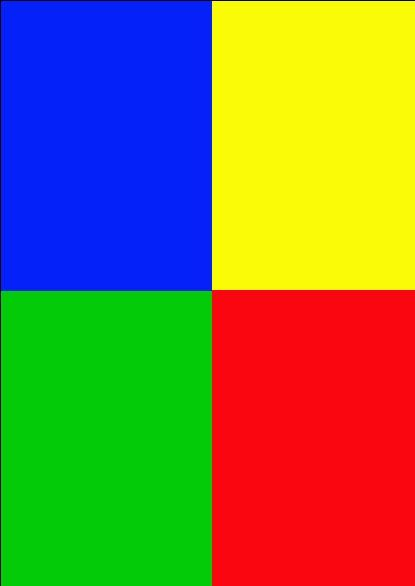
#> input picture RGBY.jpg, 415 x 586 px
$ jupyter execute --allow-errors canny.ipynb   (shell and % lines are left out)
#> lines starting #> are read from the running program, lines starting #| are printed output that depends on the picture
[cell 1]
"""
opencv tutorial
#to install open cv print: pip install opencv-python
"""
import cv2
import numpy as np
import matplotlib.pyplot as plt
img = cv2.imread('RGBY.jpg',1) #Color is BGR not RGB, 1 means read it in color
#> img is the input picture: shape (586, 415, 3); mean B, G, R 70.6, 122.3, 124.1
plt.imshow(img)

[cell 2]
resized = cv2.resize(img , None , fx =1.5 , fy =1 , interpolation = cv2.INTER_CUBIC)
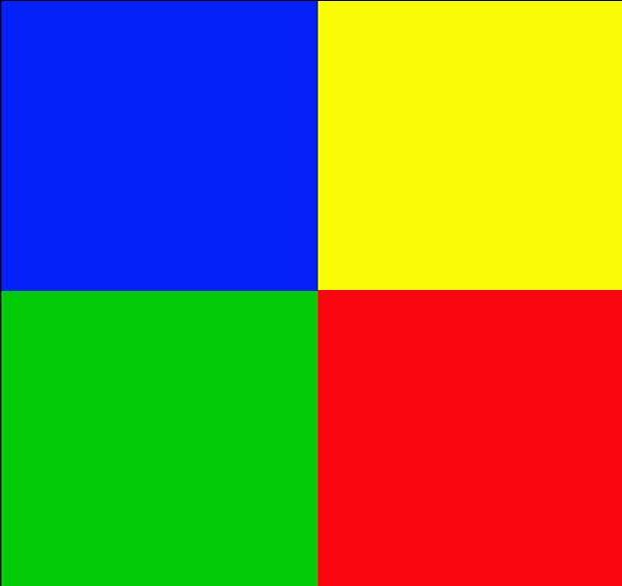
#> resized: shape (586, 622, 3); mean B, G, R 70.7, 122.3, 124
#interpolation fill the zero element add when streching the image

cv2.imshow("Original picture",img)
cv2.imshow("Resized picture" , resized)
cv2.waitKey(0)
#> (the rest of this cell did not finish here and is left out)

[cell 3]
grey_img = cv2.imread('RGBY.jpg' , 0) #grey img
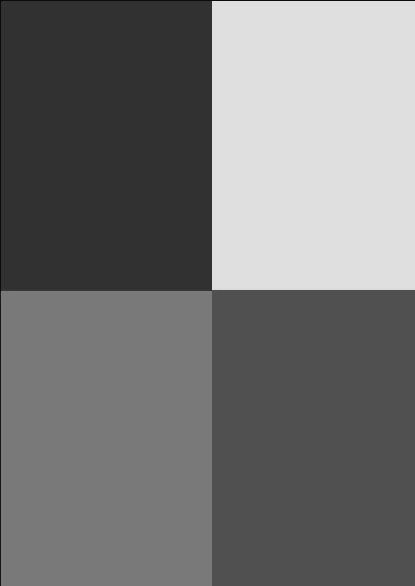
#> grey_img: shape (586, 415); min 2, max 235, mean 116.9
img = cv2.imread('RGBY.jpg' , 1) #colored img
print(img.shape) #(586, 415, 3)
#| (586, 415, 3)

print("Top left", img[0,0]) # print the pixl value of each point
#| Top left [38  3  0]
print("Top right", img[0,414])
#| Top right [ 0 20 21]
print("Bottom left", img[585,0])
#| Bottom left [ 0 55  0]
print("Bottom right", img[585,414])
#| Bottom right [ 16   6 250]
cv2.imshow("Color pic" , img)
cv2.waitKey(0)
#> (the rest of this cell did not finish here and is left out)

[cell 4]
#split channels
blue = img[:,:,0] #show how much this img is blue
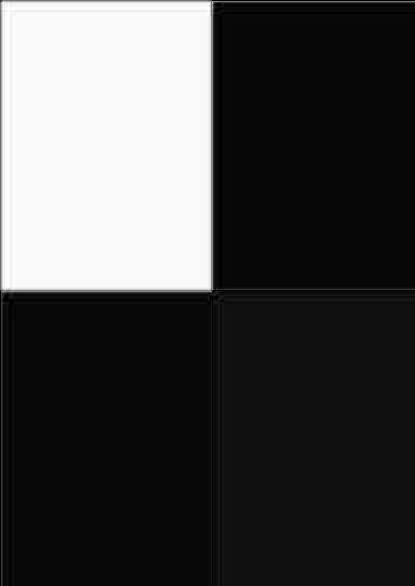
#> blue: shape (586, 415); min 0, max 255, mean 70.6
green = img[:,:,1]
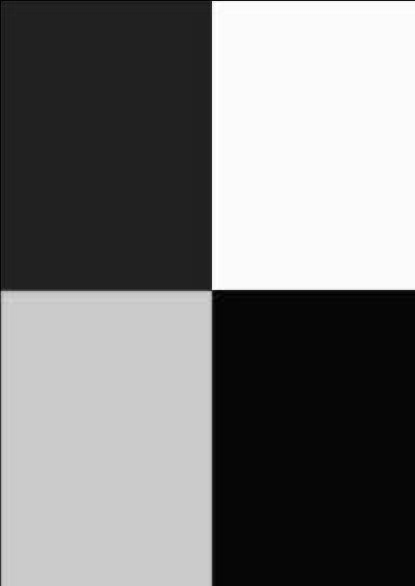
#> green: shape (586, 415); min 0, max 255, mean 122.3
red = img[:,:,2]
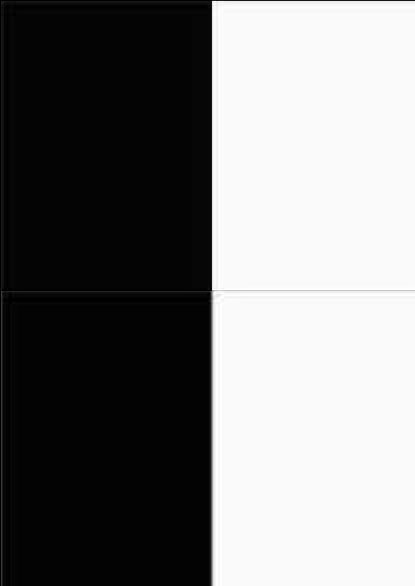
#> red: shape (586, 415); min 0, max 255, mean 124.1
cv2.imshow("Red" , red)
b,g,r = cv2.split(img)
cv2.imshow("green" , g)
img_merged = cv2.merge((b,g,r))
cv2.imshow("merged image" , img_merged)

cv2.waitKey(0)
#> (the rest of this cell did not finish here and is left out)

[cell 5]
### Cany edge detection
import cv2
img = cv2.imread("Cat.jpg",0) #as grey scal here
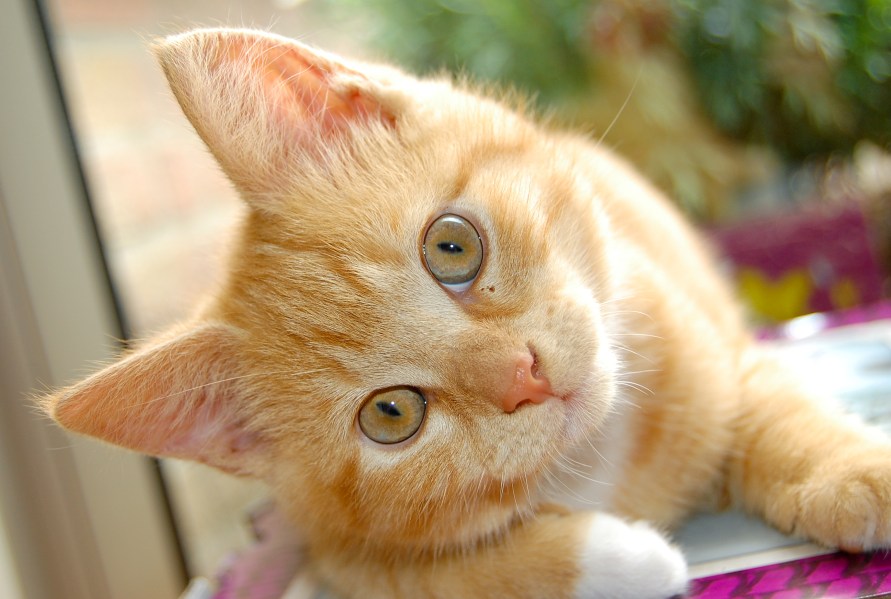
#> input picture Cat.jpg, 2673 x 1797 px (shown at 1/3 size)
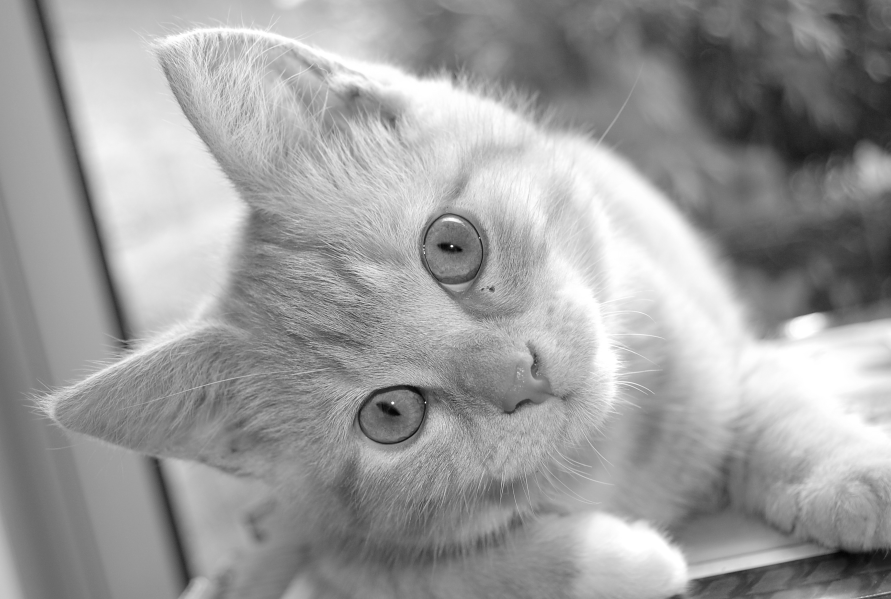
#> img: shape (1797, 2673) (shown at 1/3 size); min 0, max 255, mean 156.8
img = cv2.resize(img , None , fx = 0.3 , fy = 0.3 )
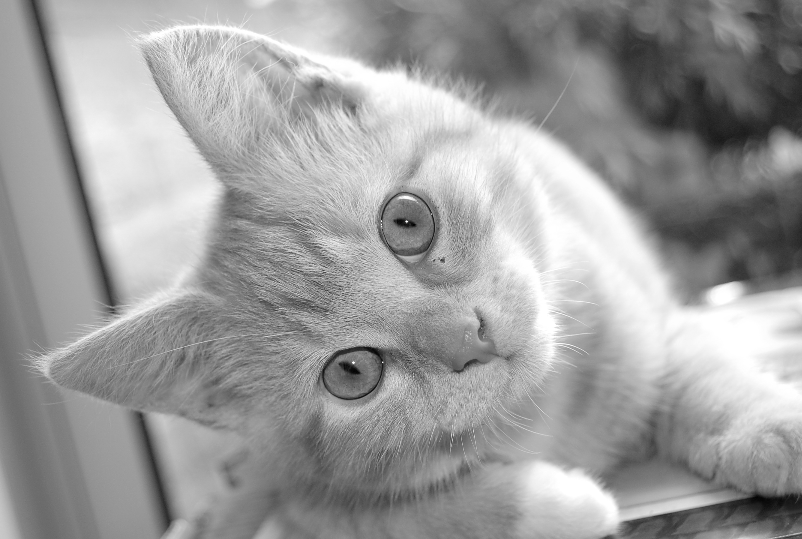
#> img: shape (539, 802); min 1, max 255, mean 156.7
edges = cv2.Canny(img, 100,150) #min and max value
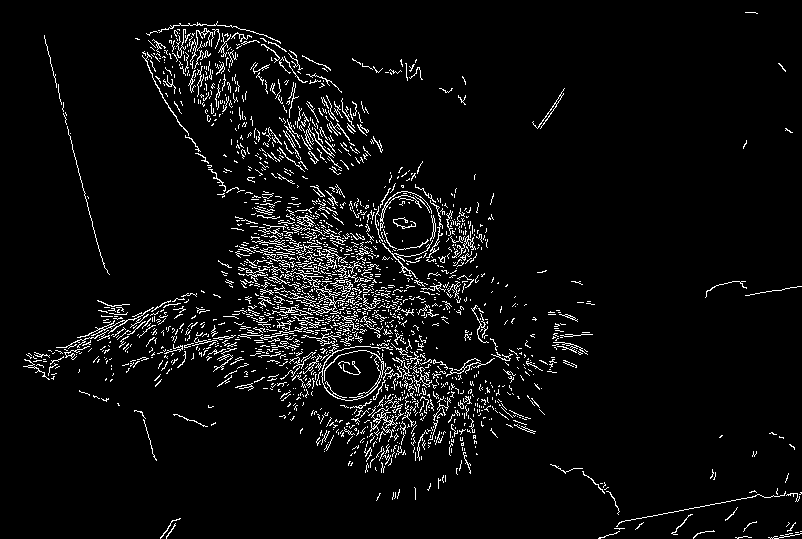
#> edges: shape (539, 802); 5% white in thin lines or dots
cv2.imshow("original image" , img)
cv2.imshow("edge image" , edges)
cv2.waitKey(0)
#> (the rest of this cell did not finish here and is left out)
